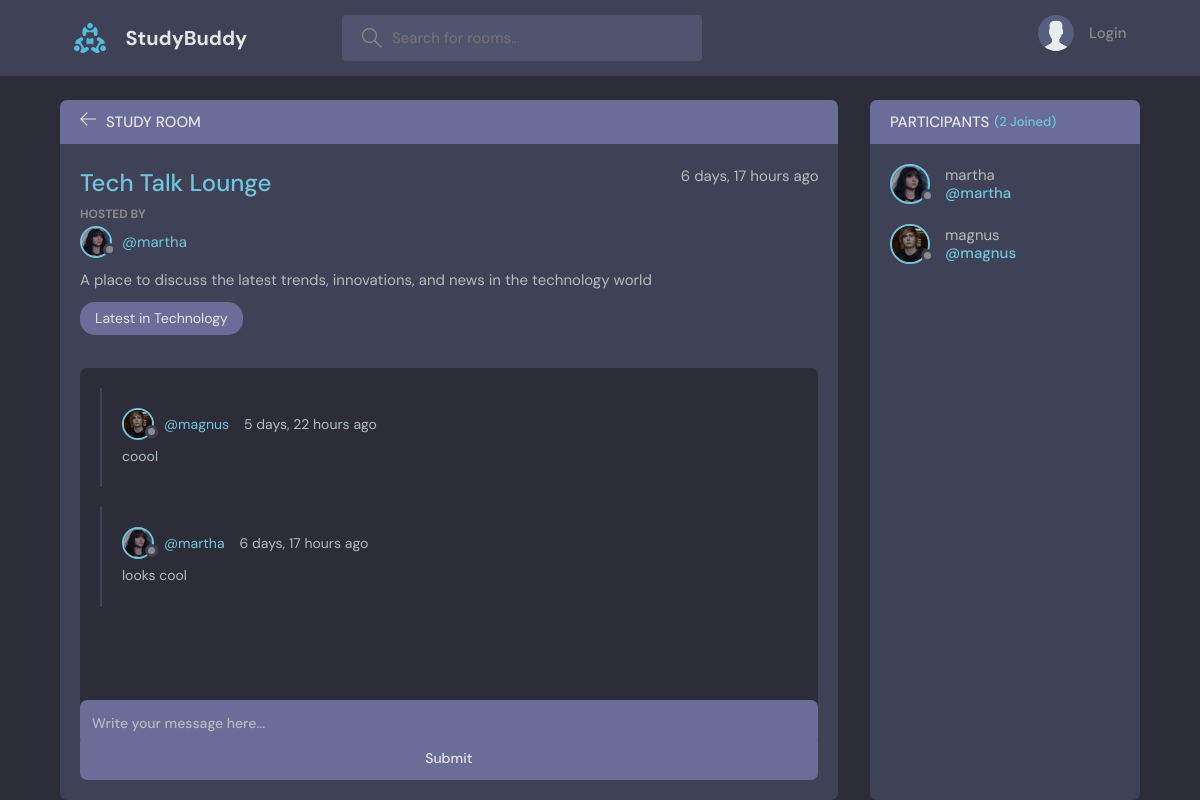
/room/1, run on the app's committed database.
### base/models.py (models this page shows, shortened)
class Room(models.Model):
    host = models.ForeignKey(User, on_delete=models.SET_NULL, null=True)
    topic = models.ForeignKey(Topic, on_delete=models.SET_NULL, null=True)
    name = models.CharField(max_length=200)
    description = models.TextField(null=True, blank=True)
    participants = models.ManyToManyField(User, related_name="participants", blank=True, null=True)
    updated = models.DateTimeField(auto_now=True)
    created = models.DateTimeField(auto_now_add=True)
    class Meta:
        ordering = ['-updated', '-created']

class User(AbstractUser):
    name = models.CharField(max_length=200, null=True)
    email = models.EmailField(unique=True,null=True)
    bio = models.TextField(null=True)
    avatar = models.ImageField(null=True, default="avatar.svg")
    USERNAME_FIELD = 'email'
    REQUIRED_FIELDS = []

class Topic(models.Model):
    name = models.CharField(max_length=200)
    def __str__(self):
        return self.name

class Message(models.Model):
    user = models.ForeignKey(User, on_delete=models.CASCADE)
    room = models.ForeignKey(Room,on_delete=models.CASCADE)
    body = models.TextField()
    updated = models.DateTimeField(auto_now=True)
    created = models.DateTimeField(auto_now_add=True)
    class Meta:
        ordering = ['-updated', '-created']
    def __str__(self):
        return self.body[0:50]

### base/views.py (the view, shortened to what this page needs)
# urls.py: path('room/<str:pk>', views.room, name="room"),
def room(request,pk):
    room = Room.objects.get(id=pk)
    messages = room.message_set.all()
    participants = room.participants.all()
    context = {'room':room, 'messages1':messages,"participants":participants}
    return render(request,'base/room.html',context)

### base/templates/base/room.html (shortened to what this page needs)
{% extends 'main.html' %}
{% block content %}
    <main class="profile-page layout layout--2">
      <div class="container">
        <div class="room">
          <div class="room__top">
            <div class="room__topLeft">
              <a href="{% url 'home' %}">
                <svg version="1.1" xmlns="http://www.w3.org/2000/svg" width="32" height="32" viewBox="0 0 32 32">
                  <title>arrow-left</title>
                  <path
                    d="M13.723 2.286l-13.723 13.714 13.719 13.714 1.616-1.611-10.96-10.96h27.625v-2.286h-27.625l10.965-10.965-1.616-1.607z"
                  ></path>
                </svg>
              </a>
              <h3>Study Room</h3>
            </div>
          </div>
          <div class="room__box scroll">
            <div class="room__header scroll">
              <div class="room__info">
                <h3>{{room.name}}</h3>
                <span>{{room.created|timesince}} ago</span>
              </div>
              <div class="room__hosted">
                <p>Hosted By</p>
                <a href="{% url 'user-profile' room.host.id %}" class="room__author">
                  <div class="avatar avatar--small">
                    <img src="{{room.host.avatar.url}}" />
                  </div>
                  <span>@{{room.host.username}}</span>
                </a>
              </div>
              <div class="room__details">
              {{room.description}}
              </div>
              <span class="room__topics">{{room.topic}}</span>
            </div>
            <div class="room__conversation">
              <div class="threads scroll">
                {% for message in messages1 %}
                <div class="thread">
                  <div class="thread__top">
                    <div class="thread__author">
                      <a href="{% url 'user-profile' message.user.id %}" class="thread__authorInfo">
                        <div class="avatar avatar--small">
                          <img src="{{message.user.avatar.url}}" />
                        </div>
                        <span>@{{message.user.username}}</span>
                      </a>
                      <span class="thread__date">{{message.created|timesince}} ago</span>
                    </div>
                  </div>
                  <div class="thread__details">
                   {{message}}
                  </div>
                </div>
                 {% endfor %}
              </div>
            </div>
          </div>
          <div class="room__message">
            <form action="{% url 'room' room.id %}" method="POST">
              <input name="body" placeholder="Write your message here..." />
              <input type="submit" value="Submit" />
            </form>
          </div>
        </div>
        <div class="participants">
          <h3 class="participants__top">Participants <span>({{participants.count}} Joined)</span></h3>
          <div class="participants__list scroll">
            {% for user in participants %}
            <a href="{% url 'user-profile' user.id %}" class="participant">
              <div class="avatar avatar--medium">
                <img src="{{user.avatar.url}}" />
              </div>
              <p>
                {{user.username}}
                <span>@{{user.username}}</span>
              </p>
            </a>
           {% endfor %}
          </div>
        </div>
      </div>
    </main>
    {% endblock %}

### data on the page
Room: name "Tech Talk Lounge", created "6 days, 17 hours", host.avatar (picture), host.username "martha", description "A place to discuss the latest trends, innovations, and news in the technology world", topic "Latest in Technology"
Message: user.avatar (picture), user.username "magnus", created "5 days, 22 hours", body "coool"
Message: user.avatar (picture), user.username "martha", created "6 days, 17 hours", body "looks cool"
User: avatar (picture), username "martha"
User: avatar (picture), username "magnus"

### other printed values
{{ participants.count }} "2"
